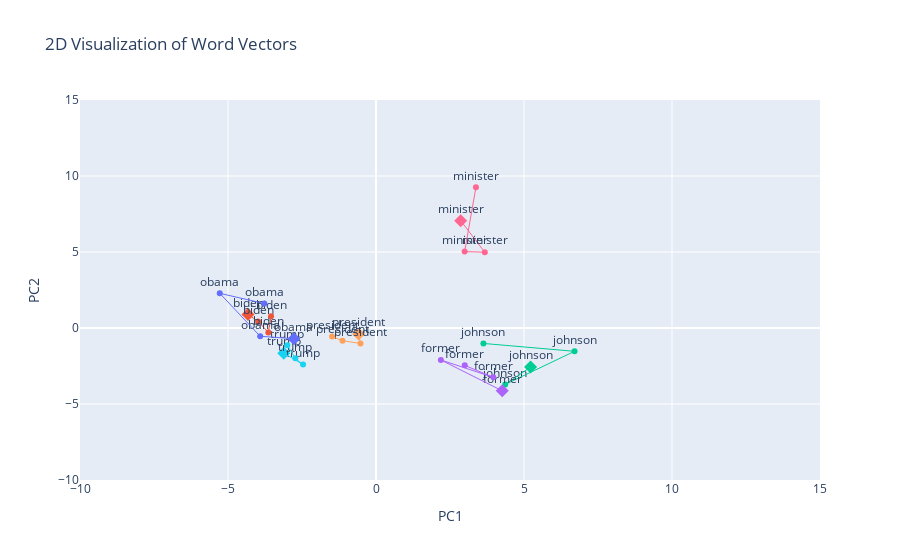

Source (notebook cell):
### Code cell
plot_word_vectors_tppmi(tppmi_model, test_words_president + [target_word_president], range=[-10, 15])

### Figure 1 — Plotly figure (JSON) as saved in the notebook; plotly's stock layout.template omitted (floating-point values rounded to 4 significant figures)
{"data": [{"marker": {"color": "#00CC96"}, "mode": "markers+text", "name": "johnson", "showlegend": false, "text": ["johnson"], "textposition": "top center", "x": [5.221], "y": [-2.571], "type": "scatter"}, {"marker": {"color": "#00CC96", "size": 10, "symbol": "diamond"}, "mode": "markers", "showlegend": false, "x": [5.221], "y": [-2.571], "type": "scatter"}, {"marker": {"color": "#00CC96"}, "mode": "markers+text", "name": "johnson", "showlegend": false, "text": ["johnson"], "textposition": "top center", "x": [4.365], "y": [-3.711], "type": "scatter"}, {"line": {"color": "#00CC96", "width": 1}, "mode": "lines", "showlegend": false, "x": [5.221, 4.365], "y": [-2.571, -3.711], "type": "scatter"}, {"marker": {"color": "#00CC96"}, "mode": "markers+text", "name": "johnson", "showlegend": false, "text": ["johnson"], "textposition": "top center", "x": [6.708], "y": [-1.533], "type": "scatter"}, {"line": {"color": "#00CC96", "width": 1}, "mode": "lines", "showlegend": false, "x": [4.365, 6.708], "y": [-3.711, -1.533], "type": "scatter"}, {"marker": {"color": "#00CC96"}, "mode": "markers+text", "name": "johnson", "showlegend": false, "text": ["johnson"], "textposition": "top center", "x": [3.629], "y": [-1.016], "type": "scatter"}, {"line": {"color": "#00CC96", "width": 1}, "mode": "lines", "showlegend": false, "x": [6.708, 3.629], "y": [-1.533, -1.016], "type": "scatter"}, {"marker": {"color": "#19D3F3"}, "mode": "markers+text", "name": "trump", "showlegend": false, "text": ["trump"], "textposition": "top center", "x": [-3.117], "y": [-1.653], "type": "scatter"}, {"marker": {"color": "#19D3F3", "size": 10, "symbol": "diamond"}, "mode": "markers", "showlegend": false, "x": [-3.117], "y": [-1.653], "type": "scatter"}, {"marker": {"color": "#19D3F3"}, "mode": "markers+text", "name": "trump", "showlegend": false, "text": ["trump"], "textposition": "top center", "x": [-2.464], "y": [-2.409], "type": "scatter"}, {"line": {"color": "#19D3F3", "width": 1}, "mode": "lines", "showlegend": false, "x": [-3.117, -2.464], "y": [-1.653, -2.409], "type": "scatter"}, {"marker": {"color": "#19D3F3"}, "mode": "markers+text", "name": "trump", "showlegend": false, "text": ["trump"], "textposition": "top center", "x": [-2.725], "y": [-1.996], "type": "scatter"}, {"line": {"color": "#19D3F3", "width": 1}, "mode": "lines", "showlegend": false, "x": [-2.464, -2.725], "y": [-2.409, -1.996], "type": "scatter"}, {"marker": {"color": "#19D3F3"}, "mode": "markers+text", "name": "trump", "showlegend": false, "text": ["trump"], "textposition": "top center", "x": [-2.997], "y": [-1.142], "type": "scatter"}, {"line": {"color": "#19D3F3", "width": 1}, "mode": "lines", "showlegend": false, "x": [-2.725, -2.997], "y": [-1.996, -1.142], "type": "scatter"}, {"marker": {"color": "#EF553B"}, "mode": "markers+text", "name": "biden", "showlegend": false, "text": ["biden"], "textposition": "top center", "x": [-4.324], "y": [0.8929], "type": "scatter"}, {"marker": {"color": "#EF553B", "size": 10, "symbol": "diamond"}, "mode": "markers", "showlegend": false, "x": [-4.324], "y": [0.8929], "type": "scatter"}, {"marker": {"color": "#EF553B"}, "mode": "markers+text", "name": "biden", "showlegend": false, "text": ["biden"], "textposition": "top center", "x": [-3.981], "y": [0.4281], "type": "scatter"}, {"line": {"color": "#EF553B", "width": 1}, "mode": "lines", "showlegend": false, "x": [-4.324, -3.981], "y": [0.8929, 0.4281], "type": "scatter"}, {"marker": {"color": "#EF553B"}, "mode": "markers+text", "name": "biden", "showlegend": false, "text": ["biden"], "textposition": "top center", "x": [-3.636], "y": [-0.2879], "type": "scatter"}, {"line": {"color": "#EF553B", "width": 1}, "mode": "lines", "showlegend": false, "x": [-3.981, -3.636], "y": [0.4281, -0.2879], "type": "scatter"}, {"marker": {"color": "#EF553B"}, "mode": "markers+text", "name": "biden", "showlegend": false, "text": ["biden"], "textposition": "top center", "x": [-3.545], "y": [0.77], "type": "scatter"}, {"line": {"color": "#EF553B", "width": 1}, "mode": "lines", "showlegend": false, "x": [-3.636, -3.545], "y": [-0.2879, 0.77], "type": "scatter"}, {"marker": {"color": "#AB63FA"}, "mode": "markers+text", "name": "former", "showlegend": false, "text": ["former"], "textposition": "top center", "x": [4.265], "y": [-4.131], "type": "scatter"}, {"marker": {"color": "#AB63FA", "size": 10, "symbol": "diamond"}, "mode": "markers", "showlegend": false, "x": [4.265], "y": [-4.131], "type": "scatter"}, {"marker": {"color": "#AB63FA"}, "mode": "markers+text", "name": "former", "showlegend": false, "text": ["former"], "textposition": "top center", "x": [2.191], "y": [-2.104], "type": "scatter"}, {"line": {"color": "#AB63FA", "width": 1}, "mode": "lines", "showlegend": false, "x": [4.265, 2.191], "y": [-4.131, -2.104], "type": "scatter"}, {"marker": {"color": "#AB63FA"}, "mode": "markers+text", "name": "former", "showlegend": false, "text": ["former"], "textposition": "top center", "x": [3.964], "y": [-3.245], "type": "scatter"}, {"line": {"color": "#AB63FA", "width": 1}, "mode": "lines", "showlegend": false, "x": [2.191, 3.964], "y": [-2.104, -3.245], "type": "scatter"}, {"marker": {"color": "#AB63FA"}, "mode": "markers+text", "name": "former", "showlegend": false, "text": ["former"], "textposition": "top center", "x": [2.999], "y": [-2.458], "type": "scatter"}, {"line": {"color": "#AB63FA", "width": 1}, "mode": "lines", "showlegend": false, "x": [3.964, 2.999], "y": [-3.245, -2.458], "type": "scatter"}, {"marker": {"color": "#636EFA"}, "mode": "markers+text", "name": "obama", "showlegend": false, "text": ["obama"], "textposition": "top center", "x": [-2.773], "y": [-0.7048], "type": "scatter"}, {"marker": {"color": "#636EFA", "size": 10, "symbol": "diamond"}, "mode": "markers", "showlegend": false, "x": [-2.773], "y": [-0.7048], "type": "scatter"}, {"marker": {"color": "#636EFA"}, "mode": "markers+text", "name": "obama", "showlegend": false, "text": ["obama"], "textposition": "top center", "x": [-3.913], "y": [-0.5436], "type": "scatter"}, {"line": {"color": "#636EFA", "width": 1}, "mode": "lines", "showlegend": false, "x": [-2.773, -3.913], "y": [-0.7048, -0.5436], "type": "scatter"}, {"marker": {"color": "#636EFA"}, "mode": "markers+text", "name": "obama", "showlegend": false, "text": ["obama"], "textposition": "top center", "x": [-5.278], "y": [2.281], "type": "scatter"}, {"line": {"color": "#636EFA", "width": 1}, "mode": "lines", "showlegend": false, "x": [-3.913, -5.278], "y": [-0.5436, 2.281], "type": "scatter"}, {"marker": {"color": "#636EFA"}, "mode": "markers+text", "name": "obama", "showlegend": false, "text": ["obama"], "textposition": "top center", "x": [-3.772], "y": [1.611], "type": "scatter"}, {"line": {"color": "#636EFA", "width": 1}, "mode": "lines", "showlegend": false, "x": [-5.278, -3.772], "y": [2.281, 1.611], "type": "scatter"}, {"marker": {"color": "#FF6692"}, "mode": "markers+text", "name": "minister", "showlegend": false, "text": ["minister"], "textposition": "top center", "x": [2.861], "y": [7.063], "type": "scatter"}, {"marker": {"color": "#FF6692", "size": 10, "symbol": "diamond"}, "mode": "markers", "showlegend": false, "x": [2.861], "y": [7.063], "type": "scatter"}, {"marker": {"color": "#FF6692"}, "mode": "markers+text", "name": "minister", "showlegend": false, "text": ["minister"], "textposition": "top center", "x": [3.675], "y": [4.987], "type": "scatter"}, {"line": {"color": "#FF6692", "width": 1}, "mode": "lines", "showlegend": false, "x": [2.861, 3.675], "y": [7.063, 4.987], "type": "scatter"}, {"marker": {"color": "#FF6692"}, "mode": "markers+text", "name": "minister", "showlegend": false, "text": ["minister"], "textposition": "top center", "x": [2.995], "y": [5.025], "type": "scatter"}, {"line": {"color": "#FF6692", "width": 1}, "mode": "lines", "showlegend": false, "x": [3.675, 2.995], "y": [4.987, 5.025], "type": "scatter"}, {"marker": {"color": "#FF6692"}, "mode": "markers+text", "name": "minister", "showlegend": false, "text": ["minister"], "textposition": "top center", "x": [3.377], "y": [9.257], "type": "scatter"}, {"line": {"color": "#FF6692", "width": 1}, "mode": "lines", "showlegend": false, "x": [2.995, 3.377], "y": [5.025, 9.257], "type": "scatter"}, {"marker": {"color": "#FFA15A"}, "mode": "markers+text", "name": "president", "showlegend": false, "text": ["president"], "textposition": "top center", "x": [-0.5884], "y": [-0.394], "type": "scatter"}, {"marker": {"color": "#FFA15A", "size": 10, "symbol": "diamond"}, "mode": "markers", "showlegend": false, "x": [-0.5884], "y": [-0.394], "type": "scatter"}, {"marker": {"color": "#FFA15A"}, "mode": "markers+text", "name": "president", "showlegend": false, "text": ["president"], "textposition": "top center", "x": [-0.5238], "y": [-1.016], "type": "scatter"}, {"line": {"color": "#FFA15A", "width": 1}, "mode": "lines", "showlegend": false, "x": [-0.5884, -0.5238], "y": [-0.394, -1.016], "type": "scatter"}, {"marker": {"color": "#FFA15A"}, "mode": "markers+text", "name": "president", "showlegend": false, "text": ["president"], "textposition": "top center", "x": [-1.131], "y": [-0.8391], "type": "scatter"}, {"line": {"color": "#FFA15A", "width": 1}, "mode": "lines", "showlegend": false, "x": [-0.5238, -1.131], "y": [-1.016, -0.8391], "type": "scatter"}, {"marker": {"color": "#FFA15A"}, "mode": "markers+text", "name": "president", "showlegend": false, "text": ["president"], "textposition": "top center", "x": [-1.482], "y": [-0.5608], "type": "scatter"}, {"line": {"color": "#FFA15A", "width": 1}, "mode": "lines", "showlegend": false, "x": [-1.131, -1.482], "y": [-0.8391, -0.5608], "type": "scatter"}], "layout": {"legend": {"x": 1.02, "y": 1.0}, "title": {"text": "2D Visualization of Word Vectors"}, "xaxis": {"range": [-10, 15], "title": {"text": "PC1"}}, "yaxis": {"range": [-10, 15], "title": {"text": "PC2"}}}}
